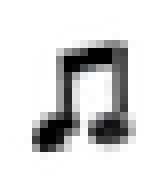
#> input picture img1.png, 20 x 24 px (shown 8 times larger)
$ python main.py
#> lines starting #> are read from the running program, lines starting #| are printed output that depends on the picture; after the words box and inside, x2 and y2 are one past the last pixel; in counts of white or black regions, pixels touching at a corner belong together
### environment.py
import numpy as np
import matplotlib.pyplot as plt
from matplotlib.animation import FuncAnimation

class GridMap:
	# If is_random_map is true, requires kw argument map_size_x and map_size_y
	def __init__(self, init_loc, is_random_map, **kwargs):
#> called with init_loc = (12, 10), is_random_map = False
		assert (len(init_loc) == 2), '2D initial location is not valid'
		self.cur_loc = np.array([init_loc[0], init_loc[1]])
		if is_random_map:
			assert ('map_size_x' in kwargs and 'map_size_y' in kwargs), 'Please define map size for random map'
			self.map_size = (kwargs['map_size_x'], kwargs['map_size_y'])
			self.map = np.random.randint(2, size=self.map_size)
		else:
			self.map = plt.imread('img1.png')
#> self.map is the input picture: shape (24, 20, 4) float32; mean R, G, B, A 0.855, 0.859, 0.859, 1
			self.map = (self.map[:,:,0]*0.299) + (self.map[:,:,1]*0.587) + (self.map[:,:,2]*0.144)
#> self.map: shape (24, 20) float32
			self.map = (self.map>0.6)
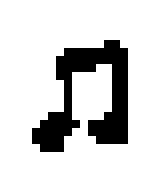
#> self.map: shape (24, 20) bool (shown 8 times larger); 83.5% white; black in thin lines or dots, all inside (x1, y1, x2, y2) = (4, 5, 16, 19)
			self.map_size = (self.map.shape[0], self.map.shape[1])
#> self.map_size = (24, 20)
		self.padded_map = np.pad(self.map, 1, mode='wrap')
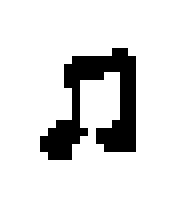
#> self.padded_map: shape (26, 22) bool (shown 8 times larger); 86.2% white; black in thin lines or dots, all inside (x1, y1, x2, y2) = (5, 6, 17, 20)
		self.map = np.concatenate((self.map[:,:,None],self.map[:,:,None],self.map[:,:,None]), axis=2)

		self.cur_loc_tile = self.map[self.cur_loc[0], self.cur_loc[1], :].copy()
#> self.cur_loc_tile = [True, True, True]
		self.cur_loc_color = np.array([1,0,0])
		self.map[self.cur_loc[0], self.cur_loc[1],:] = self.cur_loc_color
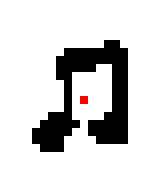
#> self.map: shape (24, 20, 3) bool (shown 8 times larger); mean of channels 0, 1, 2 0.835, 0.833, 0.833; drawn as R, G, B

		self.actual_map_render = None
		self.slam_map_render = None


	def reset(self):
		return None

	def show_actual_map(self):
		fig, ax = plt.subplots()
		ax.set_title("Actual Map")
		self.actual_map_render = ax.imshow(self.map.astype('float'), cmap='gray')
		plt.ion()
		plt.show()

	def show_slam_map(self, slam_map):
		fig, ax = plt.subplots()
		ax.set_title("SLAM Map")
		self.slam_map_render = ax.imshow(slam_map, cmap='gray')
		fig.colorbar(self.slam_map_render)
		plt.ion()
		plt.show()


	def render(self, slam_map, pred_loc):
		self.map[self.cur_loc[0], self.cur_loc[1], :] = self.cur_loc_color
		self.actual_map_render.set_data(self.map.astype('float'))
		slam_map_loc = np.concatenate((slam_map[:,:,None],slam_map[:,:,None],slam_map[:,:,None]), axis=2)
		slam_map_loc[int(pred_loc[0]), int(pred_loc[1]), :] = np.array([1,0,0])
		self.slam_map_render.set_data(slam_map_loc)
		plt.draw()

	def step(self, action):
		observation = self.process_input_action(action)
		return observation

	# [22 lines left out: function process_input_action, not called in this run]


	def get_observation(self):
		obs = self.padded_map[self.cur_loc[0]:self.cur_loc[0]+3, self.cur_loc[1]:self.cur_loc[1]+3].copy()
		return obs

	def get_map_size(self):
		return self.map_size

### slam_algorithm.py
import numpy as np

class ParticleSLAM:
	def __init__(self, map_size_x, map_size_y, n_particles=100):
#> called with map_size_x = 24, map_size_y = 20, n_particles = 100
		self.n_particles = n_particles
#> self.n_particles = 100
		self.map_size_x = map_size_x
		self.map_size_y = map_size_y
		self.pred_map = np.zeros((map_size_x+2, map_size_y+2))
		self.particles_loc = np.zeros((n_particles,2))
		self.particles_loc[:,0] += int(map_size_x/2)
		self.particles_loc[:,1] += int(map_size_y/2)
		self.alpha = np.ones(n_particles)*(1/n_particles)
		self.N_thres = self.n_particles*0.3
#> self.N_thres = 30

		print("Created Particle SLAM with {} particles.".format(n_particles))

	# [58 lines left out: functions predict, update, resample_particles, not called in this run]


	def softmax(self, x):
		return np.exp(x)/np.sum(np.exp(x))

	def sigmoid(self, x):
		return 1/(np.exp(-1*(x.astype('float')))+1)

	def get_map_image(self):
		return self.sigmoid(self.pred_map)

	def get_pred_loc(self):
		max_corr_ind = np.argmax(self.alpha)
		return (self.particles_loc[max_corr_ind,0], self.particles_loc[max_corr_ind,1])

### main.py
import environment
import slam_algorithm
import matplotlib.pyplot as plt
import numpy as np
import argparse

parser = argparse.ArgumentParser()
parser.add_argument('--random_map', dest='is_random_map', action='store_true')
parser.add_argument('--num_particles', dest='num_particles', type=int, default=100)

args = parser.parse_args()

init_loc = (12,10)

if args.is_random_map:
	map_size_x = 24
	map_size_y = 20
	env = environment.GridMap(init_loc, args.is_random_map, map_size_x=map_size_x, map_size_y=map_size_y)
else:
	env = environment.GridMap(init_loc, args.is_random_map)
slam = slam_algorithm.ParticleSLAM(env.get_map_size()[0], env.get_map_size()[1], args.num_particles)

observation = env.reset()


env.show_slam_map(slam.get_map_image())
#> in show_slam_map, `plt.show()`:
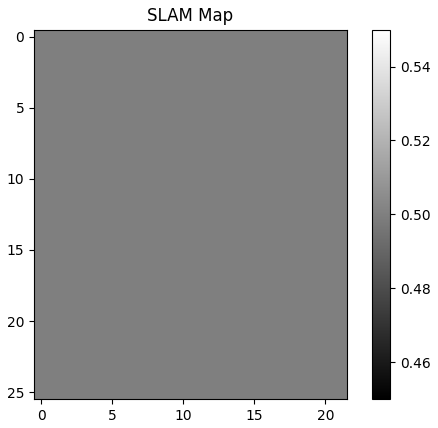
#> figure drawn by matplotlib, 2 panels
env.show_actual_map()

for i in range(500):
	env.render(slam.get_map_image(), slam.get_pred_loc())
#> (the run stopped early here; a loop or call above may not have finished)
